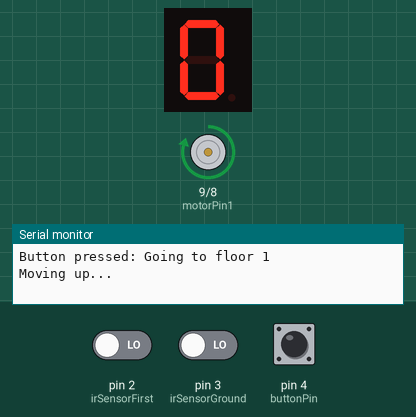
Recording of a sketch running on a simulated Arduino Uno, built with avr-gcc and run on an emulated ATmega328P. Shown: 1-digit seven-segment display, motor-driver pin pairs drawn as motors (green arrow = first pin HIGH = forward, orange = second pin HIGH = backward, longer = more drive, scaled by the enable pin), the last lines printed to the serial monitor. Wiring (inferred from the names in the program): 1-digit 7-segment display, segments lit when HIGH: segments pin 6, pin 5, A5, pin 13, pin 12, pin 7, pin 11. The test bench sets the inputs (shaded band); at power-on: pin 2 (irSensorFirst) LOW, pin 3 (irSensorGround) LOW, pin 4 (buttonPin) HIGH. The segment pins are drawn as the display they are named for.

Above: at 1.2 s.
1.3 s: pin 2 (irSensorFirst) driven HIGH
At 2.0 s:
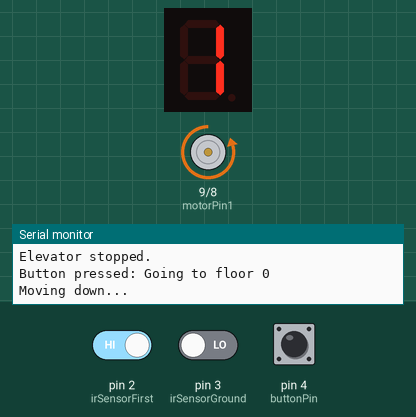
3.0 s: pin 3 (irSensorGround) driven HIGH
At 3.08 s:
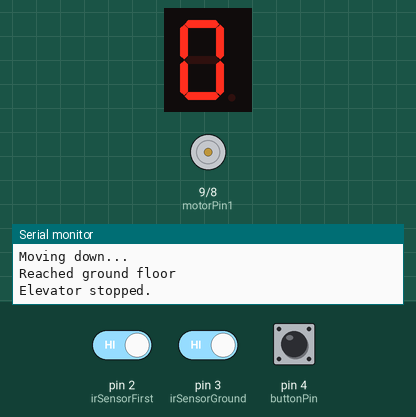
4.8 s: pin 4 (buttonPin) pulled LOW for 3.2 s
11.0 s: pin 4 (buttonPin) pulled LOW for 1 s
15.0 s: pin 2 (irSensorFirst) driven LOW
At 16.3 s:
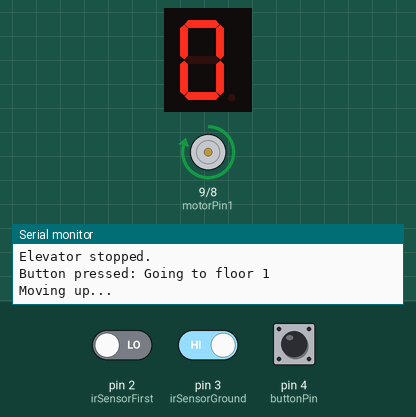
Timing chart, 0 to 17.5 s (numbered marks = the images above; inputs shaded):
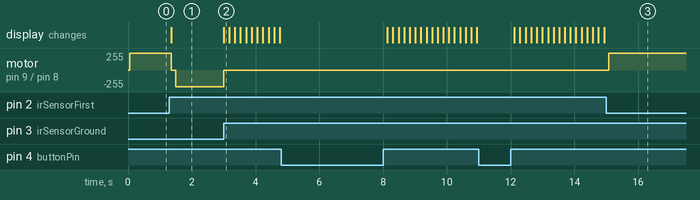

The sketch:

project_elevator.ino
```cpp
#include <Arduino.h>

// Pin definitions
const int buttonPin = 4; // Single button for both floors
const int motorPin1 = 9; // Motor control pin 1
const int motorPin2 = 8; // Motor control pin 2
const int pwmPin = 10;   // PWM pin for motor speed
const int sevenSegmentPins[7] = {6, 5, A5, 13, 12, 7, 11}; // Seven segment display pins

// IR sensor pins
const int irSensorGround = 3; // IR sensor for ground floor
const int irSensorFirst = 2;  // IR sensor for 1st floor

// Seven segment display patterns for digits 0 and 1
const int segmentPatterns[2][7] = {
  {1, 1, 1, 1, 1, 1, 0}, // 0 (all segments except G)
  {0, 1, 1, 0, 0, 0, 0}  // 1 (segments B and C)
};

int currentFloor = 0; // Start at ground floor (0)
int targetFloor = 0;
bool moving = false; // To track if the elevator is moving

void setup() {
  Serial.begin(9600);

  // Set up button pin
  pinMode(buttonPin, INPUT_PULLUP);

  // Set up motor control pins
  pinMode(motorPin1, OUTPUT);
  pinMode(motorPin2, OUTPUT);
  pinMode(pwmPin, OUTPUT);

  // Set up IR sensor pins
  pinMode(irSensorGround, INPUT);
  pinMode(irSensorFirst, INPUT);

  // Set up seven segment display pins
  for (int i = 0; i < 7; i++) {
    pinMode(sevenSegmentPins[i], OUTPUT);
  }

  // Initialize seven segment display to show the current floor
  displayFloor(currentFloor);
}

void loop() {
  // Check if the button is pressed
  if (digitalRead(buttonPin) == 1 && !moving) { // Button pressed (LOW for active low)
    delay(50); // Debounce
    if (digitalRead(buttonPin) == HIGH) { // Check again to confirm it's pressed
      targetFloor = (currentFloor == 0) ? 1 : 0; // Switch target floor
      Serial.print("Button pressed: Going to floor ");
      Serial.println(targetFloor);
      moveElevator();
    }
  }

  // Check IR sensors for floor detection
  if (digitalRead(irSensorGround) == HIGH && moving && targetFloor == 0) {
    currentFloor = 0;
    Serial.println("Reached ground floor");
    stopElevator();
    displayFloor(currentFloor);
  }
  else if (digitalRead(irSensorFirst) == HIGH && moving && targetFloor == 1) {
    currentFloor = 1;
    Serial.println("Reached first floor");
    stopElevator();
    displayFloor(currentFloor);
  }

  delay(100); // Short delay before the next loop
}

// Function to move the elevator
void moveElevator() {
  moving = true;
  if (targetFloor > currentFloor) {
    // Move up
    digitalWrite(motorPin1, HIGH);
    digitalWrite(motorPin2, LOW);
    analogWrite(pwmPin, 250);  // Set motor speed

    Serial.println("Moving up...");
  } else {
    // Move down
    digitalWrite(motorPin1, LOW);
    digitalWrite(motorPin2, HIGH);
    analogWrite(pwmPin, 250);  // Set motor speed

    Serial.println("Moving down...");
  }
}

// Function to stop the elevator
void stopElevator() {
  moving = false;
  digitalWrite(motorPin1, LOW);
  digitalWrite(motorPin2, LOW);
  analogWrite(pwmPin, 0); // Stop the motor
  Serial.println("Elevator stopped.");
}

// Function to display the current floor on the seven-segment display
void displayFloor(int floor) {
  for (int i = 0; i < 7; i++) {
    digitalWrite(sevenSegmentPins[i], segmentPatterns[floor][i]);
  }
}
```

Measured:
- after the input at 1.3 s, motor on pin 9 (motorPin1) / pin 8 (motorPin2): forward 250/255 → stopped after 0.05 s, → backward 250/255 0.15 s later; the display: changes after 0.05 s (image 1)
- after the input at 3.0 s, motor on pin 9 (motorPin1) / pin 8 (motorPin2): backward 250/255 → stopped at once; the display: changes at once (image 2)
- after the input at 15.0 s, motor on pin 9 (motorPin1) / pin 8 (motorPin2): stopped → forward 250/255 after 0.08 s
